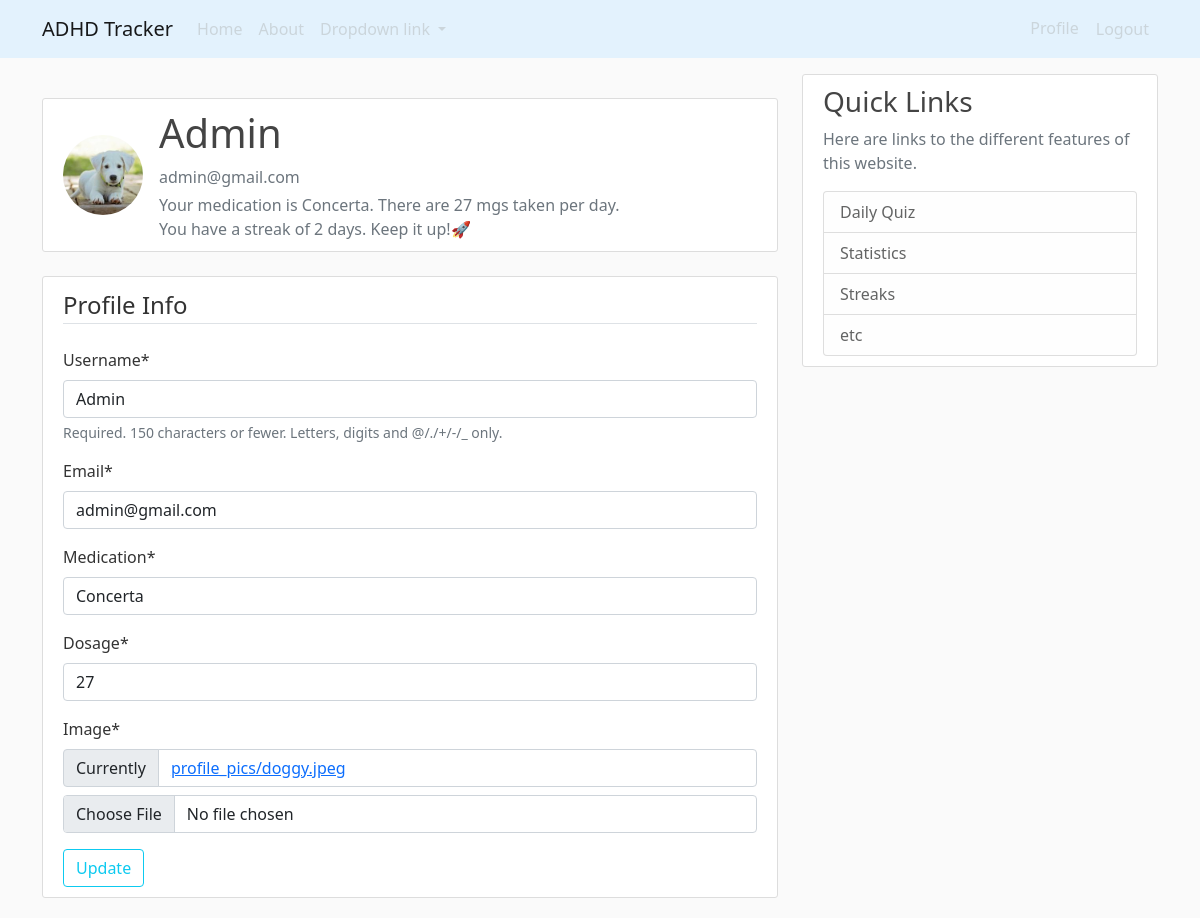
Screenshot of /profile/ (signed in) with the database file from the repository.
### users/models.py (models this page shows, shortened)
class Profile(models.Model):
    user = models.OneToOneField(User, on_delete=models.CASCADE)
    image = models.ImageField(default = "default.jpg", upload_to= "profile_pics/")
    medication = models.CharField(default="not chosen", max_length=100)
    dosage = models.IntegerField(default=0)
    start_date = models.DateField(default=timezone.now)
    streak = models.IntegerField(default=0)
    def update_streak(self):
        self.streak = calculate_streak(self.user)
        self.save()
    def save(self, *args, **kwargs):
        if self.pk:
            old_profile = Profile.objects.get(pk=self.pk)
            if old_profile.image != self.image:
                old_image_path = old_profile.image.path
                if os.path.isfile(old_image_path) and old_profile.image != 'profile_pics/default.jpg':
                    os.remove(old_image_path)
        super().save(*args, **kwargs)
        img = Image.open(self.image.path)
        if img.height > 300 or img.width > 300:
            output_size = (300,300)
            img.thumbnail(output_size)
            img.save(self.image.path)

### users/views.py (the view)
# urls.py: path('profile/', users_views.profile, name='profile'),
@login_required
def profile(request):
    profile = Profile.objects.get(user=request.user)
    if request.method == "POST": #when user submits the form
        u_form = UserUpdateForm(request.POST, instance=request.user) #pass in post data
        p_form = ProfileUpdateForm(request.POST, request.FILES, instance=request.user.profile) #also passes in file for pfp
        if u_form.is_valid() and p_form.is_valid():  # Make sure the forms are valid before saving
            u_form.save()
            p_form.save()
            messages.success(request, f"Your account has been updated!")
            return redirect("profile")
    else:
        u_form = UserUpdateForm(instance=request.user)
        p_form = ProfileUpdateForm(instance=request.user.profile)
    context = {
            "u_form": u_form,
            "p_form": p_form,
            'profile': profile,
            "streak" : profile.update_streak(),
        }
    return render(request, "users/profile.html", context)

### users/forms.py
class UserUpdateForm(forms.ModelForm):
    email = forms.EmailField()
    class Meta:
        model = User
        fields = ["username", "email"]

class ProfileUpdateForm(forms.ModelForm):
    class Meta:
        model = Profile
        fields = [ "medication", "dosage", "image"]

### users/streak.py (called while the page is built)
def calculate_streak(user_id):
    user = user_id
    journals = Journal.objects.filter(author_id=user).order_by('date_posted')
    streak = 0
    current_streak = 0
    previous_date = None
    for journal in journals:
        post_date = journal.date_posted.date()  # Get only the date (without time)
        if previous_date is None:
            current_streak = 1
        elif post_date == previous_date + timedelta(days=1):
            current_streak += 1
        else:
            current_streak = 1
        streak = max(streak, current_streak)
        previous_date = post_date
    return streak

### users/templates/users/profile.html (shortened to what this page needs)
{% extends "tracker/layout.html" %}
{% load crispy_forms_tags %}
{% block content %}
    <div class="content-section container mt-4">
        <div class="d-flex align-items-center">
            <img class="rounded-circle" src="{{ user.profile.image.url }}" alt="User Profile" style="width: 80px; height: 80px; object-fit: cover;">
            <div class="ms-3">
                <h2 class="account-heading">{{ user.username }}</h2>
                <p class="text-secondary mb-1">{{ user.email }}</p>
                <p class="text-secondary mb-0">Your medication is {{  profile.medication  }}. There are {{  profile.dosage  }} mgs taken per day.</p>
                <p class="text-secondary mb-0">You have a streak of {{  profile.streak  }} days. Keep it up!🚀</p>
            </div>
        </div>
    </div>
    <div class="content-section container mt-4">
        <form method = "POST" enctype = "multipart/form-data">
            <fieldset class = "form-group">
                <legend class = "border-bottom mb-4">
                    Profile Info
                </legend>
                {{  u_form|crispy  }}
                {{  p_form|crispy  }}
            </fieldset>
            <div class = "form-group">
                <button class = "btn btn-outline-info" type = "submit">Update</button>
            </div>
        </form>
    </div>
{% endblock content %}

### tracker/static/tracker/main.css (style rules this page uses)
body { background: #fafafa; color: #333333; margin-top: 0rem; }
h1, h2, h3, h4, h5, h6 { color: #444444; }
.content-section { background: #ffffff; padding: 10px 20px; border: 1px solid #dddddd; border-radius: 3px; margin-bottom: 20px; }
.account-heading { font-size: 2.5rem; }

### rows the page displays
Profile: medication "Concerta", dosage "27", streak "2"

### other values shown
{{ user.username }} "Admin"
{{ user.email }} "admin@gmail.com"
